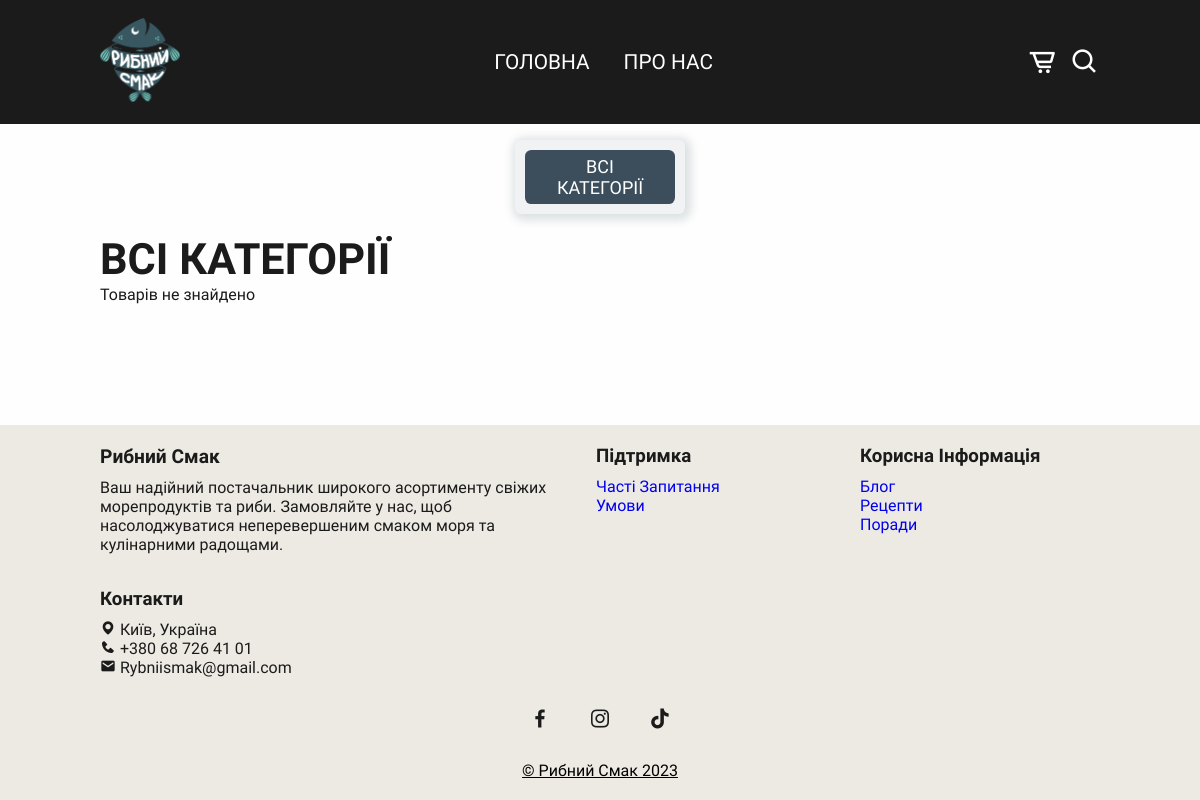
Before: /products/morozhena-okeanichna with the older database file.
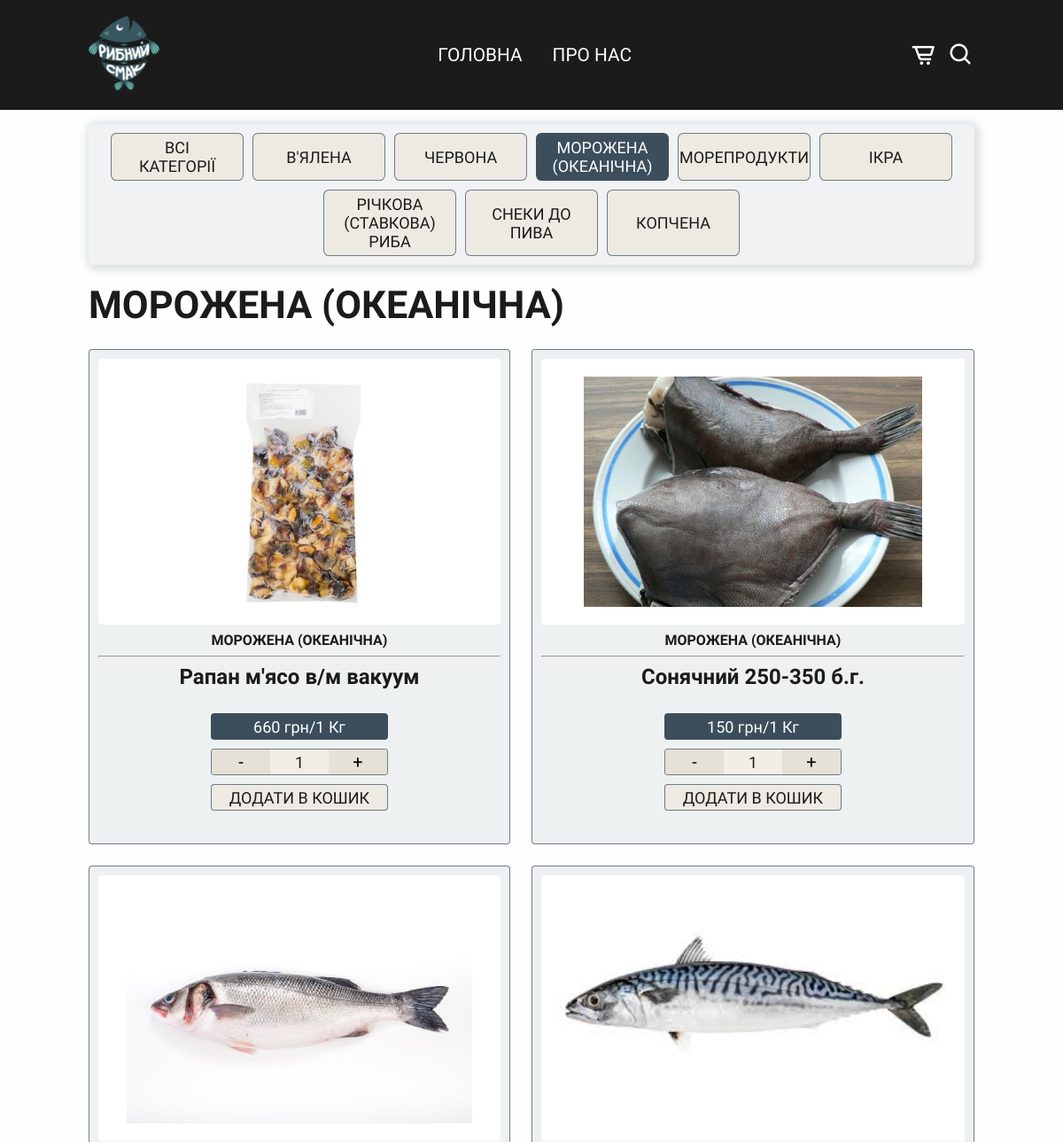
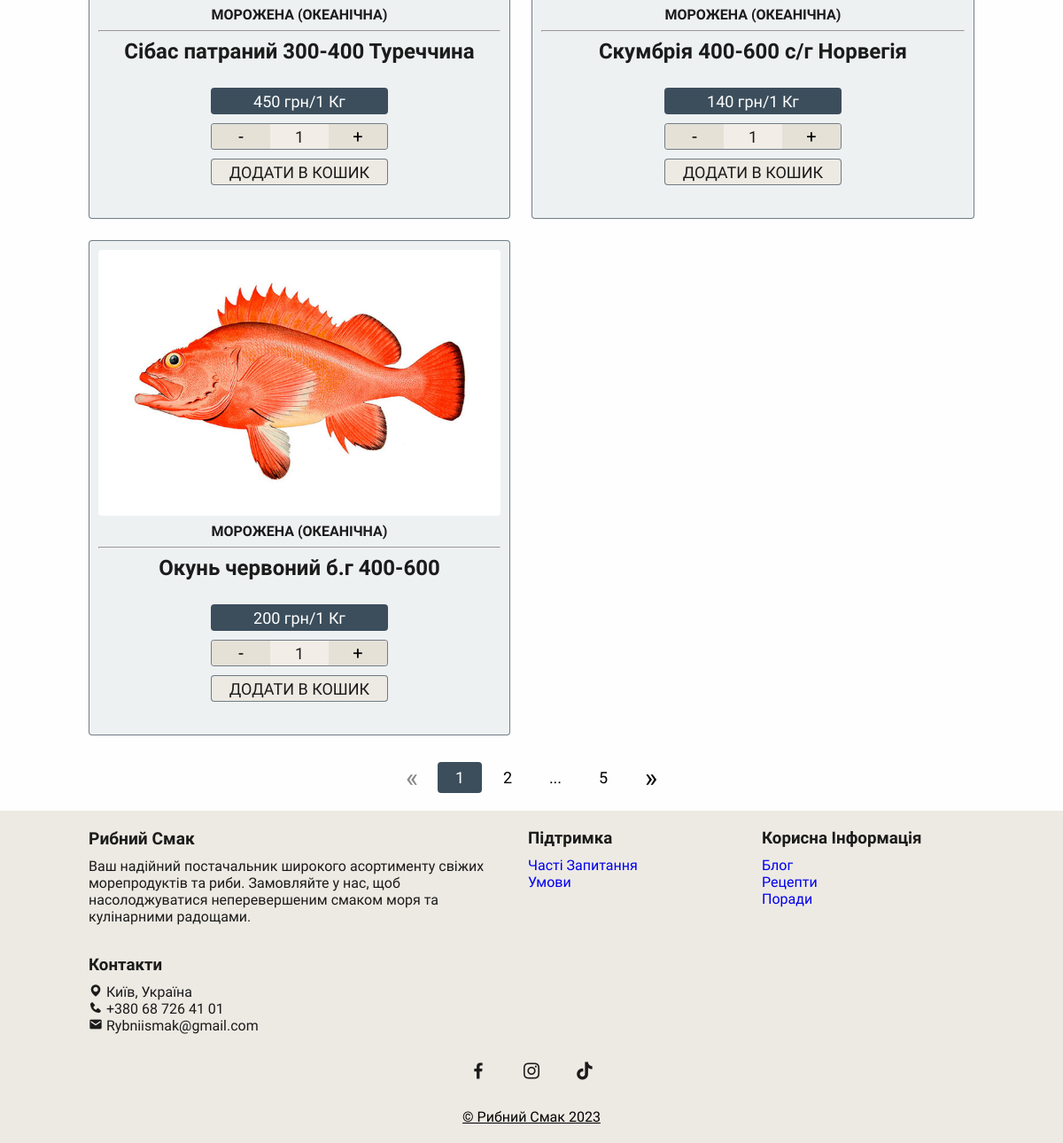
After: the same page with the newer database file (2 pictures, top to bottom).
### store/models.py (models this page shows, shortened)
class Category(models.Model):
    name = models.CharField(max_length=150, verbose_name='Заголовок')
    slug = models.SlugField(unique=True, verbose_name='Слаг')
    image = models.ImageField(upload_to='categories/', verbose_name='Зображення')
    is_published = models.BooleanField(default=True, verbose_name='На сайті')
    dt_update = models.DateTimeField(auto_now=True, verbose_name='Змінено')
    alt = models.CharField(max_length=150, default='fish store', verbose_name='alt tag')
    def __str__(self):
        return self.name
    def get_absolute_url(self):
        return reverse('store:products', args=(self.slug,))
    class Meta:
        verbose_name = 'категорію'
        verbose_name_plural = 'Категорії'
        ordering = ['dt_update', 'id']

class Product(models.Model):
    MEASURES = [
        ('1 Кг', '1 Кг'),
        ('100 грам', '100 грам'),
        ('1 Шт', '1 Шт'),
    ]
    name = models.CharField(max_length=250, verbose_name='Заголовок')
    description = models.TextField(verbose_name='Опис')
    image = models.ImageField(upload_to='products/', blank=True, verbose_name='Зображення')
    dt_create = models.DateTimeField(auto_now_add=True, verbose_name='Створено')
    dt_update = models.DateTimeField(auto_now=True, verbose_name='Змінено')
    price = models.DecimalField(max_digits=8, decimal_places=2, verbose_name='Ціна')
    measure = models.CharField(max_length=10, choices=MEASURES, verbose_name='Вимір')
    is_published = models.BooleanField(default=True, verbose_name='На сайті')
    alt = models.CharField(max_length=150, default='fish store', verbose_name='alt tag')
    category = models.ForeignKey(to=Category, on_delete=models.PROTECT, verbose_name='Категорія')
    class Meta:
        verbose_name = 'товар'
        verbose_name_plural = 'Товари'
        ordering = ['-dt_update', ]

### store/views.py (the view, shortened to what this page needs)
# urls.py: path('products/<slug:slug>', ProductsView.as_view(), name='products'),
class ProductsView(SingleObjectMixin, ListView):
    template_name = 'products.html'
    cats = Category.objects.filter(is_published=True)
    paginate_by = 5
    def get(self, request, *args, **kwargs):
        try:
            self.object = self.get_object(self.cats)
        except Http404:
            self.object = None
        return super().get(request, *args, **kwargs)
    def get_queryset(self):
        if self.object:
            return self.object.product_set.filter(is_published=True)
        pattern = re.compile(r'^[a-zа-яґєії\s]+$')
        search_list = [word.lower().rstrip('аьиі') for word in self.request.GET.get('search', '').split()]
        search_list = [word for word in search_list if pattern.match(word) and len(word) > 2]
        queryset = Product.objects.filter(is_published=True)
        return queryset
    def get_context_data(self, **kwargs):
        context = {
            "title": self.object.name if self.object else "Асортимент",
            "cats": self.cats,
        }
        return super().get_context_data(**kwargs, **context)

### store/templates/products.html (shortened to what this page needs)
{% extends "base.html" %}
{% load static %}
{% block menu %}
    <ul class="navbar animation-item">
        <li><a class="scroll-link" href="{% url 'store:index' %}#home">Головна</a></li>
        <li><a class="scroll-link" href="{% url 'store:index' %}#about">Про Нас</a></li>
    </ul>
{% endblock %}
{% block content %}
    <div class="categories-selector animation-item">
        <div class="categories-box">
            <div class="category-buttons">
                <a href="{% url 'store:products' 'all' %}"
                   class="category-button{% if not category %} chosen{% endif %}">Всі категорії</a>
                {% for cat in cats %}
                    <a href="{{ cat.get_absolute_url }}"
                       class="category-button{% if cat == category %} chosen{% endif %}">{{ cat.name }}</a>
                {% endfor %}
            </div>
        </div>
    </div>
    <section class="products" id="products">
        <div class="heading">
            {% if category %}
                <h2>{{ category.name }}</h2>
            {% elif request.GET.search %}
                <h2>Результати пошуку</h2>
            {% else %}
                <h2>Всі категорії</h2>
            {% endif %}
        </div>
        {% if object_list %}
        <div class="products-container">
            {% for product in object_list %}
                <div class="box" data-id="{{ product.id }}">
                    <img class="fish-image" data-description="{{ product.description }}"
                         src="{% if product.image %} {{ product.image.url }} {% else %} {% static 'img/ryb1.png' %} {% endif %}"
                         alt="{{ product.alt }}">
                    <h4>{{ product.category }}</h4>
                    <hr>
                    <h3 class="item-title">{{ product.name }}</h3>
                    <br>
                    <div class="content">
                        <span class="price-weight">{{ product.price|floatformat:"-2" }} грн/{{ product.measure }}</span>
                        <div class="counter">
                            <button class="counter_control" data-action="minus">-</button>
                            <div class="counter_amount" data-counter>1</div>
                            <button class="counter_control" data-action="plus">+</button>
                        </div>
                        <div class="cart-button-container">
                            <div data-cart>
                                <button data-cart class="add-cart-button">Додати в кошик</button>
                            </div>
                        </div>
                    </div>
                    <br>
                </div>
            {% endfor %}
        </div>
        {% else %}
            <div>Товарів не знайдено</div>
        {% endif %}
    </section>
    {% if page_obj.has_other_pages %}
        <div class="pagination-wrapper">
            <div class="pagination">
                {% if page_obj.has_previous %}
                    <a href="?{% if request.GET.search %}search={{ request.GET.search }}&{% endif %}page={{ page_obj.previous_page_number }}"
                       class="large-text tooltip-last"
                       data-tooltip="Попередня сторінка">&laquo;</a>
                {% else %}
                    <a href="" class="large-text tooltip disabled"
                       data-tooltip="Попередня сторінка">&laquo;</a>
                {% endif %}
                {% if page_obj.number == 1 %}
                    <a href="" class="active tooltip" data-tooltip="Поточна сторінка">1</a>
                {% else %}
                    <a href="?{% if request.GET.search %}search={{ request.GET.search }}&{% endif %}page=1" class="tooltip">1</a>
                {% endif %}
                {% for p in paginator.page_range %}
                    {% if p > 1 and p < paginator.num_pages %}
                        {% if p == page_obj.number %}
                            <a href="" class="active tooltip" data-tooltip="Поточна сторінка">{{ p }}</a>
                        {% elif p > page_obj.number|add:-2 and p < page_obj.number|add:2 %}
                            <a href="?{% if request.GET.search %}search={{ request.GET.search }}&{% endif %}page={{ p }}"
                               class="tooltip">{{ p }}</a>
                        {% endif %}
                    {% endif %}
                {% endfor %}
                {% if page_obj.number < paginator.num_pages|add:-2 %}
                    <a href="#" class="tooltip default-cursor">...</a>
                {% endif %}
                {% if page_obj.number == paginator.num_pages %}
                    <a href="#" class="active tooltip" data-tooltip="Поточна сторінка">{{ paginator.num_pages }}</a>
                {% else %}
                    <a href="?{% if request.GET.search %}search={{ request.GET.search }}&{% endif %}page={{ paginator.num_pages }}"
                       class="tooltip">{{ paginator.num_pages }}</a>
                {% endif %}
                {% if page_obj.has_next %}
                    <a href="?{% if request.GET.search %}search={{ request.GET.search }}&{% endif %}page={{ page_obj.next_page_number }}"
                       class="large-text tooltip-last"
                       data-tooltip="Наступна сторінка">&raquo;</a>
                {% else %}
                    <a href="" class="large-text tooltip disabled"
                       data-tooltip="Наступна сторінка">&raquo;</a>
                {% endif %}
            </div>
        </div>
    {% endif %}
{% endblock %}

### store/templates/base.html (shortened to what this page needs)
{% load static %}
<!DOCTYPE html>
<html lang="uk">
<head>
    <link rel="stylesheet" href="{% static 'css/style.css' %}">
    <link rel="stylesheet" href="{% static 'css/cart.css' %}">
    <link href='https://unpkg.com/boxicons@2.1.4/css/boxicons.min.css' rel='stylesheet'>
</head>
<body>
{% block navbar %}
    <header>
        <a href="{% url 'store:index' %}" class="logo animation-item">
            <img src="{% static 'img/logo.png' %}" alt="Logo">
        </a>
        {% block menu %}{% endblock %}
        <div class="header-icon animation-item">
            <i class="bx bx-cart-alt" id="open-cart-modal"></i>
            <i class="bx bx-search" id="search-icon"></i>
        </div>
    </header>
{% endblock %}
<main>
    {% block content %}{% endblock %}
</main>
<section class="footer ">
    <div class="footer-box ">
        <h2>Рибний Смак</h2>
        <p> Ваш надійний постачальник широкого асортименту свіжих морепродуктів та риби.
            Замовляйте у нас, щоб насолоджуватися неперевершеним смаком моря та кулінарними радощами.</p>
    </div>
    <div class="footer-box ">
        <h3>Підтримка</h3>
        <li><a href="#">Часті Запитання</a></li>
        <li><a href="#">Умови</a></li>
    </div>
    <div class="footer-box ">
        <h3>Корисна Інформація</h3>
        <li><a href="#">Блог</a></li>
        <li><a href="#">Рецепти</a></li>
        <li><a href="#">Поради</a></li>
    </div>
    <div class="footer-box ">
        <h3>Контакти</h3>
        <li><span><i class="bx bxs-map"></i> Київ, Україна</span></li>
        <li><span><i class="bx bxs-phone"></i> +380 68 726 41 01 </span></li>
        <li><span><i class="bx bxs-envelope"></i> Rybniismak@gmail.com</span></li>
    </div>
</section>
    <div class="social ">
        <a class="animation-item-second" href="#"><i class='bx bxl-facebook'></i></a>
        <a class="animation-item-second" href="#"><i class='bx bxl-instagram'></i></a>
        <a class="animation-item-second" href="#"><i class='bx bxl-tiktok'></i></a>
    </div>
<div class="copyright ">
    <a style="color: black; text-decoration: underline" href="https://github.com/Ayshyama"><p>&copy; Рибний Смак 2023</p></a>
</div>
</body>
    {% include 'order_script.html' %}
</html>

### store/templates/order_script.html (shortened to what this page needs)
<!DOCTYPE html>
<html lang="en">
<head>
    <link rel="stylesheet" href="https://cdnjs.cloudflare.com/ajax/libs/font-awesome/6.0.0-beta3/css/all.min.css" />
</head>
<body>
</body>
</html>

Changed rows visible on the page:
added Category: name "В'ЯЛЕНА"
added Category: name "ЧЕРВОНА"
added Category: name "МОРОЖЕНА (ОКЕАНІЧНА)"
added Category: name "МОРЕПРОДУКТИ"
added Category: name "ІКРА"
added Category: name "РІЧКОВА (СТАВКОВА) РИБА"
added Category: name "СНЕКИ ДО ПИВА"
added Category: name "КОПЧЕНА"
added Product: image (picture), category "МОРОЖЕНА (ОКЕАНІЧНА)", name "Рапан м'ясо в/м вакуум", price "660", measure "1 Кг"
added Product: image (picture), category "МОРОЖЕНА (ОКЕАНІЧНА)", name "Сонячний 250-350 б.г.", price "150", measure "1 Кг"
added Product: image (picture), category "МОРОЖЕНА (ОКЕАНІЧНА)", name "Сібас патраний 300-400 Туреччина", price "450", measure "1 Кг"
added Product: image (picture), category "МОРОЖЕНА (ОКЕАНІЧНА)", name "Скумбрія 400-600 с/г Норвегія", price "140", measure "1 Кг"
added Product: image (picture), category "МОРОЖЕНА (ОКЕАНІЧНА)", name "Окунь червоний б.г 400-600", price "200", measure "1 Кг"
Other visible differences:
{{ paginator.num_pages }}: (not shown) → "5"
text no longer shown: "ВСІ КАТЕГОРІЇ Товарів не знайдено"
text now shown: "« 1 ... »"
new list line: "2"
